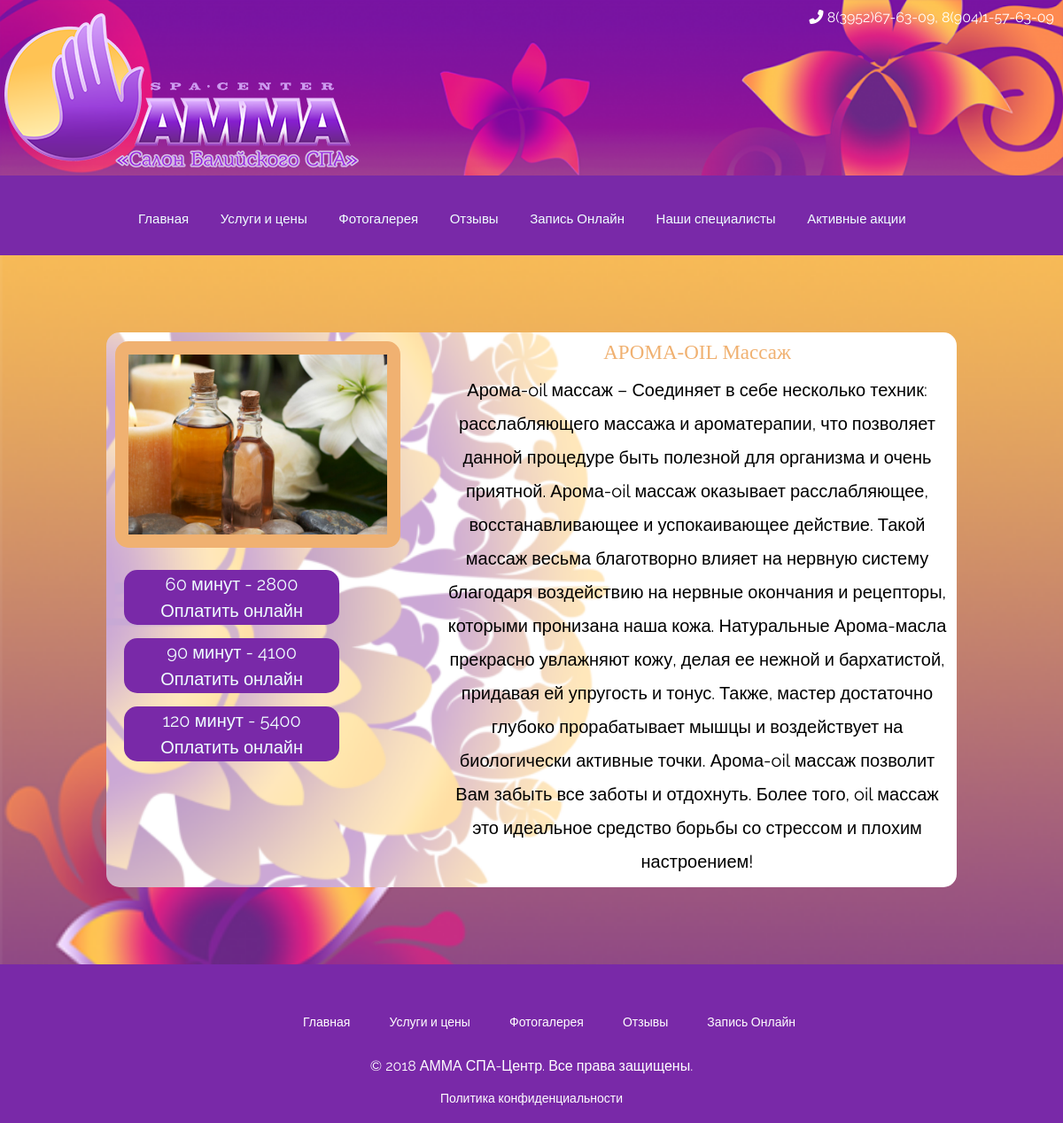
Screenshot of /massages/1 with the database file from the repository.
### amma/models.py (models this page shows, shortened)
class Massages(models.Model):
    id_serv = models.AutoField(auto_created=True, primary_key=True)
    name = models.CharField(max_length=200)
    img = models.ImageField()
    description = models.TextField()
    price1 = models.IntegerField()
    time1 = models.IntegerField()
    price2 = models.IntegerField()
    time2 = models.IntegerField()
    price3 = models.IntegerField()
    time3 = models.IntegerField()
    price4 = models.IntegerField()
    time4 = models.IntegerField()

### amma/views.py (the view)
# urls.py: path('massages/<int:id_serv>', views.cur_massage_page, name='cur_massage_page'),
def cur_massage_page(request, id_serv):
    serv_info = Massages.objects.filter(id_serv=id_serv)
    context = {
        'serv_info': serv_info
    }
    return render(request, 'amma/cur_serv_page.html', context)

### templates/amma/cur_serv_page.html (shortened to what this page needs)
{% load static %}
<!DOCTYPE html>
<html lang="en">
<head>
	<link rel="stylesheet" href="{% static 'css/style.css' %}">
</head>
<body>
	<header>
		<div class="bolo">
			<div class="nomber">
				<p><i class="fas fa-phone-alt"></i> 8(3952)67-63-09, 8(904)1-57-63-09 </p>
			</div>
			<div class="logo">
				<a href="{% url 'index_page' %}"><img class="graficlogo" src="{% static 'img/logo.png' %}" alt="Logo"></a>
			</div>
		</div>
		<nav>
			<div class="topnav" id="myTopnav">
				<a href="{% url 'index_page' %}">Главная</a>
				<a href="{% url 'prices_page' %}">Услуги и цены</a>
				<a href="{% url 'gallery_page' %}">Фотогалерея</a>
				<a href="{% url 'reviews' %}">Отзывы</a>
				<a href="{% url 'appli_online_page' %}">Запись Онлайн</a>
				<a href="{% url 'workers_page' %}">Наши специалисты</a>
                <a href="{% url 'actions_page' %}">Активные акции</a>
			</div>
		</nav>
	</header>
    <div class="zeman_wrapper" style="background-image: {% static 'img/Фон_сертификаты_3-606x1024.png' %}; background-repeat: repeat-y; background-position: center !important; background-size: cover !important; background-repeat: repeat-y; border-radius: 10px !important;">
        {% for serv in serv_info %}
            <div class="serv">
                <div class="serv_left">
                    <div class="serv_img">
                        <img src="{{ MEDIA_URL }}{{ serv.img.url }}" alt="" class="serv_img_img" style="border-radius: 15px; border: 15px #F0B171 solid;">
                    </div>
                    <div class="serv_prices">
                        {% if serv.price1 != 0 %}
                            <div class="serv_price">
                                <a href="{{ serv.id_serv }}/{{ serv.price1 }}/{{ serv.time1 }}">
                                    <div class="serv_price_text">
                                        {{ serv.time1 }} минут - {{ serv.price1 }}
                                    </div>
                                    <div class="serv_price_a">
                                            Оплатить онлайн
                                    </div>
                                </a>
                            </div>
                        {% endif %}
                        {% if serv.price2 != 0 %}
                            <div class="serv_price">
                                <a href="{{ serv.id_serv }}/{{ serv.price2 }}/{{ serv.time2 }}">
                                    <div class="serv_price_text">
                                        {{ serv.time2 }} минут - {{ serv.price2 }}
                                    </div>
                                    <div class="serv_price_a">
                                            Оплатить онлайн
                                    </div>
                                </a>
                            </div>
                        {% endif %}
                        {% if serv.price3 != 0 %}
                            <div class="serv_price">
                                <a href="{{ serv.id_serv }}/{{ serv.price3 }}/{{ serv.time3 }}">
                                    <div class="serv_price_text">
                                        {{ serv.time3 }} минут - {{ serv.price3 }}
                                    </div>
                                    <div class="serv_price_a">
                                            Оплатить онлайн
                                    </div>
                                </a>
                            </div>
                        {% endif %}
                    </div>
                </div>
                <div class="serv_right">
                    <div class="serv_name">
                        {{ serv.name }}
                    </div>
                    <div class="serv_desc">
                        {{ serv.description | safe}}
                    </div>
                </div>
            </div>
        {% endfor %}
    </div>
	<footer>
		<nav>
			<div class="bottomnav">
				<a href="index.html">Главная</a>
				<a href="services.html">Услуги и цены</a>
				<a href="gallery.html">Фотогалерея</a>
				<a href="testimonials.html">Отзывы</a>
				<a href="appointment.html">Запись Онлайн</a>
			</div>
		</nav>
		<div class="container_footer">
			<p>© 2018 АММА СПА-Центр. Все права защищены.</p>
			<a href=""><p>Политика конфиденциальности</p></a>
		</div>
	</footer>
</body>
</html>

### static/css/style.css (style rules this page uses)
* { margin: 0; padding: 0; }
a { text-decoration: none; }
body { font-family: 'Raleway', sans-serif; background: rgba(255,255,255,0.5) url(../img/bkg4-1024x500.png)no-repeat fixed left top; background-size: cover; background-attachment: fixed; }
header { background-color: #7929A8; }
.bolo { background-image: url(../img/bkg_image.png); background-size: cover; }
.nomber { color: #fff; padding: 10px; float: right; height: 20px; }
.graficlogo { padding: 5px; max-width: 100%; box-sizing: border-box; margin-top: 10px; }
nav { margin: auto; width: 920px; height: 50px; }
.topnav { font-size: 14px; margin-top: 40px; }
.topnav a { color: azure; text-align: center; padding: 14px 16px; font-size: 15px; position: relative; }
.topnav a::before { content: ''; bottom: 0; left: 0; position: absolute; width: 0%; height: 2px; background-color: #000; transition: 0.3s; }
footer { width: 100%; height: auto; background-color: #7929A8; margin:0 auto; text-align: center; padding-top: 55px; padding-bottom: 10px; }
footer a { color: white; font-size: 14px; margin-left: 40px; transition: 0.5s; }
.container_footer { color: white; margin-bottom: 10px; }
.zeman_wrapper { width: 100%; min-height: 100vh; display: flex; justify-content: center; align-items: center; }
.serv { width: 80%; height: 80%; background: url(../img/backgroundcertfone.png) ; background-repeat: repeat-y; background-position: center !important; background-size: cover !important; display: flex; flex-wrap: wrap; justify-content: space-between; border-radius: 15px; margin-bottom: 20px; margin-top: 20px; }
.serv_left { width: 35%; min-width: 280px; }
.serv_right { width: 60%; min-width: 280px; text-align: center; }
.serv_img { width: 100%; }
.serv_img_img { width: 87%; }
.serv_price { text-align: center; width: 70%; background-color: #7929A8; border-radius: 15px; color: azure; }
.serv_right, .serv_left { font-size: 20px; }
.serv_name { font-size: 23px; color: #F0B171; font-family: "Arial Black"; }
.serv_desc { line-height: 1.9; }
.serv_right, .serv_left, .serv_img, .serv_name, .serv_desc { padding: 5px; }
.serv_price { text-align: center; margin: 15px; padding: 4px; transition: 0.3s; }
.serv_price a { color: azure; text-decoration: none; width: 100%; height: 100%; }
.serv_price_text { margin-bottom: 6px; }

### rows the page displays
Massages: img (picture), time1 "60", price1 "2800", time2 "90", price2 "4100", time3 "120", price3 "5400", name "АРОМА-OIL Массаж", description "Арома-oil массаж – Соединяет в себе несколько техник: расслабляющего массажа и ароматерапии, что позволяет данной процедуре быть полезной для организма и очень приятной. Арома-oil массаж оказывает расслабляющее, восстанавливающее и успокаивающее действие. Такой массаж весьма благотворно влияет на нервную систему благодаря воздействию на нервные окончания и рецепторы, которыми пронизана наша кожа. Натуральные Арома-масла прекрасно увлажняют кожу, делая ее нежной и бархатистой, придавая ей упругость и тонус. Также, мастер достаточно глубоко прорабатывает мышцы и воздействует на биологически активные точки. Арома-oil массаж позволит Вам забыть все заботы и отдохнуть. Более того, oil массаж это…"
